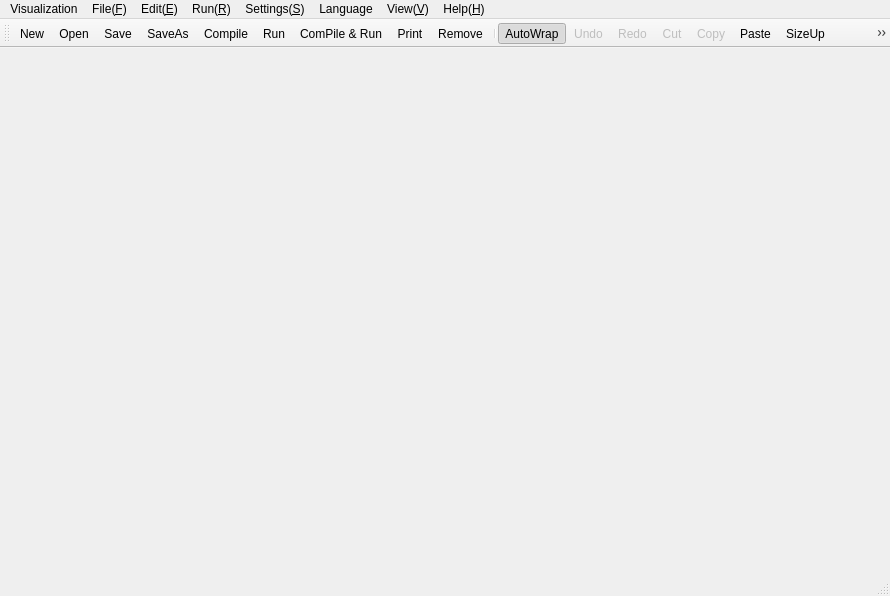
<?xml version="1.0" encoding="UTF-8"?>
<ui version="4.0">
 <class>MainWindow</class>
 <widget class="QMainWindow" name="MainWindow">
  <property name="geometry">
   <rect>
    <x>0</x>
    <y>0</y>
    <width>890</width>
    <height>596</height>
   </rect>
  </property>
  <property name="windowTitle">
   <string>Online Judge</string>
  </property>
  <property name="locale">
   <locale language="English" country="UnitedStates"/>
  </property>
  <widget class="QWidget" name="centralWidget">
   <layout class="QVBoxLayout" name="verticalLayout">
    <property name="spacing">
     <number>0</number>
    </property>
    <property name="leftMargin">
     <number>0</number>
    </property>
    <property name="topMargin">
     <number>0</number>
    </property>
    <property name="rightMargin">
     <number>0</number>
    </property>
    <property name="bottomMargin">
     <number>0</number>
    </property>
   </layout>
  </widget>
  <widget class="QMenuBar" name="menuBar">
   <property name="geometry">
    <rect>
     <x>0</x>
     <y>0</y>
     <width>890</width>
     <height>25</height>
    </rect>
   </property>
   <widget class="QMenu" name="fileMenu">
    <property name="title">
     <string>File(&amp;F)</string>
    </property>
    <addaction name="actionNew"/>
    <addaction name="actionOpen"/>
    <addaction name="actionSave"/>
    <addaction name="actionSaveAs"/>
    <addaction name="separator"/>
    <addaction name="actionRename"/>
    <addaction name="actionRemove"/>
    <addaction name="actionPrint"/>
    <addaction name="separator"/>
    <addaction name="actionExit"/>
   </widget>
   <widget class="QMenu" name="editMenu">
    <property name="title">
     <string>Edit(&amp;E)</string>
    </property>
    <addaction name="actionUndo"/>
    <addaction name="actionRedo"/>
    <addaction name="separator"/>
    <addaction name="actionCut"/>
    <addaction name="actionCopy"/>
    <addaction name="actionPaste"/>
    <addaction name="actionFoldAll"/>
    <addaction name="actionSellctAll"/>
    <addaction name="separator"/>
    <addaction name="actionFind"/>
    <addaction name="actionGoto"/>
   </widget>
   <widget class="QMenu" name="settingsMenu">
    <property name="title">
     <string>Settings(&amp;S)</string>
    </property>
    <widget class="QMenu" name="menuLangueage">
     <property name="title">
      <string>Langueage</string>
     </property>
     <addaction name="actionChinese"/>
     <addaction name="actionEnglish"/>
    </widget>
    <addaction name="actionAutoWrap"/>
    <addaction name="actionFont"/>
    <addaction name="menuLangueage"/>
   </widget>
   <widget class="QMenu" name="viewMenu">
    <property name="title">
     <string>View(&amp;V)</string>
    </property>
    <addaction name="actionToolBar"/>
    <addaction name="actionStatusBar"/>
   </widget>
   <widget class="QMenu" name="helpMenu">
    <property name="title">
     <string>Help(&amp;H)</string>
    </property>
    <addaction name="actionUser"/>
    <addaction name="actionAbout"/>
   </widget>
   <widget class="QMenu" name="menuLanguage">
    <property name="title">
     <string>Language</string>
    </property>
    <addaction name="actionCPP"/>
    <addaction name="actionJava"/>
    <addaction name="actionCSharp"/>
    <addaction name="actionPython"/>
   </widget>
   <widget class="QMenu" name="menuRun_R">
    <property name="title">
     <string>Run(&amp;R)</string>
    </property>
    <addaction name="actionCompile"/>
    <addaction name="actionRun"/>
    <addaction name="actionComPile_Run"/>
   </widget>
   <widget class="QMenu" name="menuVisualization">
    <property name="title">
     <string>Visualization</string>
    </property>
    <addaction name="actionSort"/>
    <addaction name="actionLinkedList"/>
    <addaction name="actionDoubleLinkedList"/>
    <addaction name="actionCircularLinkedList"/>
   </widget>
   <addaction name="menuVisualization"/>
   <addaction name="fileMenu"/>
   <addaction name="editMenu"/>
   <addaction name="menuRun_R"/>
   <addaction name="settingsMenu"/>
   <addaction name="menuLanguage"/>
   <addaction name="viewMenu"/>
   <addaction name="helpMenu"/>
  </widget>
  <widget class="QToolBar" name="mainToolBar">
   <attribute name="toolBarArea">
    <enum>TopToolBarArea</enum>
   </attribute>
   <attribute name="toolBarBreak">
    <bool>false</bool>
   </attribute>
   <addaction name="actionNew"/>
   <addaction name="actionOpen"/>
   <addaction name="actionSave"/>
   <addaction name="actionSaveAs"/>
   <addaction name="actionCompile"/>
   <addaction name="actionRun"/>
   <addaction name="actionComPile_Run"/>
   <addaction name="actionPrint"/>
   <addaction name="actionRemove"/>
   <addaction name="separator"/>
   <addaction name="actionAutoWrap"/>
   <addaction name="actionUndo"/>
   <addaction name="actionRedo"/>
   <addaction name="actionCut"/>
   <addaction name="actionCopy"/>
   <addaction name="actionPaste"/>
   <addaction name="actionSizeUp"/>
   <addaction name="actionSizeDown"/>
   <addaction name="separator"/>
   <addaction name="actionGoto"/>
   <addaction name="actionFind"/>
  </widget>
  <widget class="QStatusBar" name="statusBar">
   <property name="enabled">
    <bool>true</bool>
   </property>
  </widget>
  <action name="actionNew">
   <property name="icon">
    <iconset resource="res.qrc">
     <normaloff>:/Res/Icon/new.png</normaloff>:/Res/Icon/new.png</iconset>
   </property>
   <property name="text">
    <string>New</string>
   </property>
   <property name="toolTip">
    <string>New</string>
   </property>
   <property name="shortcut">
    <string>Ctrl+N</string>
   </property>
   <property name="menuRole">
    <enum>QAction::TextHeuristicRole</enum>
   </property>
   <property name="iconVisibleInMenu">
    <bool>false</bool>
   </property>
  </action>
  <action name="actionOpen">
   <property name="icon">
    <iconset resource="res.qrc">
     <normaloff>:/Res/Icon/open.png</normaloff>:/Res/Icon/open.png</iconset>
   </property>
   <property name="text">
    <string>Open</string>
   </property>
   <property name="toolTip">
    <string>Open</string>
   </property>
   <property name="shortcut">
    <string>Ctrl+O</string>
   </property>
   <property name="menuRole">
    <enum>QAction::PreferencesRole</enum>
   </property>
   <property name="iconVisibleInMenu">
    <bool>false</bool>
   </property>
  </action>
  <action name="actionSave">
   <property name="icon">
    <iconset resource="res.qrc">
     <normaloff>:/Res/Icon/save.png</normaloff>:/Res/Icon/save.png</iconset>
   </property>
   <property name="text">
    <string>Save</string>
   </property>
   <property name="toolTip">
    <string>Save</string>
   </property>
   <property name="shortcut">
    <string>Ctrl+S</string>
   </property>
   <property name="iconVisibleInMenu">
    <bool>false</bool>
   </property>
  </action>
  <action name="actionSaveAs">
   <property name="icon">
    <iconset resource="res.qrc">
     <normaloff>:/Res/Icon/save_as.png</normaloff>:/Res/Icon/save_as.png</iconset>
   </property>
   <property name="text">
    <string>SaveAs</string>
   </property>
   <property name="toolTip">
    <string>SaveAs</string>
   </property>
   <property name="shortcut">
    <string>Ctrl+A</string>
   </property>
   <property name="iconVisibleInMenu">
    <bool>false</bool>
   </property>
  </action>
  <action name="actionRename">
   <property name="text">
    <string>Rename</string>
   </property>
   <property name="toolTip">
    <string>Rename</string>
   </property>
   <property name="iconVisibleInMenu">
    <bool>false</bool>
   </property>
  </action>
  <action name="actionRemove">
   <property name="icon">
    <iconset resource="res.qrc">
     <normaloff>:/Res/Icon/delete.png</normaloff>:/Res/Icon/delete.png</iconset>
   </property>
   <property name="text">
    <string>Remove</string>
   </property>
   <property name="toolTip">
    <string>Remove</string>
   </property>
   <property name="iconVisibleInMenu">
    <bool>false</bool>
   </property>
  </action>
  <action name="actionPrint">
   <property name="icon">
    <iconset resource="res.qrc">
     <normaloff>:/Res/Icon/print.png</normaloff>:/Res/Icon/print.png</iconset>
   </property>
   <property name="text">
    <string>Print</string>
   </property>
   <property name="toolTip">
    <string>Print</string>
   </property>
   <property name="iconVisibleInMenu">
    <bool>false</bool>
   </property>
  </action>
  <action name="actionExit">
   <property name="text">
    <string>Exit</string>
   </property>
   <property name="toolTip">
    <string>Exit</string>
   </property>
   <property name="iconVisibleInMenu">
    <bool>false</bool>
   </property>
  </action>
  <action name="actionUndo">
   <property name="enabled">
    <bool>false</bool>
   </property>
   <property name="icon">
    <iconset resource="res.qrc">
     <normaloff>:/Res/Icon/undo.png</normaloff>:/Res/Icon/undo.png</iconset>
   </property>
   <property name="text">
    <string>Undo</string>
   </property>
   <property name="toolTip">
    <string>Undo</string>
   </property>
   <property name="shortcut">
    <string>Ctrl+Z</string>
   </property>
   <property name="iconVisibleInMenu">
    <bool>false</bool>
   </property>
  </action>
  <action name="actionRedo">
   <property name="enabled">
    <bool>false</bool>
   </property>
   <property name="icon">
    <iconset resource="res.qrc">
     <normaloff>:/Res/Icon/redo.png</normaloff>:/Res/Icon/redo.png</iconset>
   </property>
   <property name="text">
    <string>Redo</string>
   </property>
   <property name="toolTip">
    <string>Redo</string>
   </property>
   <property name="shortcut">
    <string>Ctrl+Q</string>
   </property>
   <property name="iconVisibleInMenu">
    <bool>false</bool>
   </property>
  </action>
  <action name="actionCut">
   <property name="enabled">
    <bool>false</bool>
   </property>
   <property name="icon">
    <iconset resource="res.qrc">
     <normaloff>:/Res/Icon/cut.png</normaloff>:/Res/Icon/cut.png</iconset>
   </property>
   <property name="text">
    <string>Cut</string>
   </property>
   <property name="toolTip">
    <string>Cut</string>
   </property>
   <property name="shortcut">
    <string>Ctrl+X</string>
   </property>
   <property name="iconVisibleInMenu">
    <bool>false</bool>
   </property>
  </action>
  <action name="actionCopy">
   <property name="enabled">
    <bool>false</bool>
   </property>
   <property name="icon">
    <iconset resource="res.qrc">
     <normaloff>:/Res/Icon/copy.png</normaloff>:/Res/Icon/copy.png</iconset>
   </property>
   <property name="text">
    <string>Copy</string>
   </property>
   <property name="toolTip">
    <string>Copy</string>
   </property>
   <property name="shortcut">
    <string>Ctrl+C</string>
   </property>
   <property name="iconVisibleInMenu">
    <bool>false</bool>
   </property>
  </action>
  <action name="actionPaste">
   <property name="icon">
    <iconset resource="res.qrc">
     <normaloff>:/Res/Icon/paste.png</normaloff>:/Res/Icon/paste.png</iconset>
   </property>
   <property name="text">
    <string>Paste</string>
   </property>
   <property name="toolTip">
    <string>Paste</string>
   </property>
   <property name="shortcut">
    <string>Ctrl+V</string>
   </property>
   <property name="iconVisibleInMenu">
    <bool>false</bool>
   </property>
  </action>
  <action name="actionSellctAll">
   <property name="text">
    <string>SellctAll</string>
   </property>
   <property name="toolTip">
    <string>SellctAll</string>
   </property>
   <property name="shortcut">
    <string>Ctrl+A</string>
   </property>
   <property name="iconVisibleInMenu">
    <bool>false</bool>
   </property>
  </action>
  <action name="actionFind">
   <property name="icon">
    <iconset resource="res.qrc">
     <normaloff>:/Res/Icon/replace.png</normaloff>:/Res/Icon/replace.png</iconset>
   </property>
   <property name="text">
    <string>Find</string>
   </property>
   <property name="toolTip">
    <string>Find</string>
   </property>
   <property name="shortcut">
    <string>Ctrl+F</string>
   </property>
   <property name="iconVisibleInMenu">
    <bool>false</bool>
   </property>
  </action>
  <action name="actionGoto">
   <property name="icon">
    <iconset resource="res.qrc">
     <normaloff>:/Res/Icon/goto.png</normaloff>:/Res/Icon/goto.png</iconset>
   </property>
   <property name="text">
    <string>Goto</string>
   </property>
   <property name="toolTip">
    <string>Goto</string>
   </property>
   <property name="shortcut">
    <string>Ctrl+G</string>
   </property>
   <property name="iconVisibleInMenu">
    <bool>false</bool>
   </property>
  </action>
  <action name="actionAutoWrap">
   <property name="checkable">
    <bool>true</bool>
   </property>
   <property name="checked">
    <bool>true</bool>
   </property>
   <property name="icon">
    <iconset resource="res.qrc">
     <normaloff>:/Res/Icon/autowrap.png</normaloff>:/Res/Icon/autowrap.png</iconset>
   </property>
   <property name="text">
    <string>AutoWrap</string>
   </property>
   <property name="toolTip">
    <string>AutoWrap</string>
   </property>
   <property name="iconVisibleInMenu">
    <bool>false</bool>
   </property>
  </action>
  <action name="actionFont">
   <property name="text">
    <string>Font</string>
   </property>
   <property name="toolTip">
    <string>Font</string>
   </property>
   <property name="iconVisibleInMenu">
    <bool>false</bool>
   </property>
  </action>
  <action name="actionSizeUp">
   <property name="icon">
    <iconset resource="res.qrc">
     <normaloff>:/Res/Icon/fontsizeup.png</normaloff>:/Res/Icon/fontsizeup.png</iconset>
   </property>
   <property name="text">
    <string>SizeUp</string>
   </property>
   <property name="toolTip">
    <string>SizeUp</string>
   </property>
  </action>
  <action name="actionSizeDown">
   <property name="icon">
    <iconset resource="res.qrc">
     <normaloff>:/Res/Icon/fontsizedown.png</normaloff>:/Res/Icon/fontsizedown.png</iconset>
   </property>
   <property name="text">
    <string>SizeDown</string>
   </property>
   <property name="toolTip">
    <string>SizeDown</string>
   </property>
  </action>
  <action name="actionToolBar">
   <property name="checkable">
    <bool>true</bool>
   </property>
   <property name="checked">
    <bool>true</bool>
   </property>
   <property name="text">
    <string>ToolBar</string>
   </property>
   <property name="toolTip">
    <string>ToolBar</string>
   </property>
   <property name="iconVisibleInMenu">
    <bool>false</bool>
   </property>
  </action>
  <action name="actionStatusBar">
   <property name="checkable">
    <bool>true</bool>
   </property>
   <property name="checked">
    <bool>true</bool>
   </property>
   <property name="text">
    <string>StatusBar</string>
   </property>
   <property name="toolTip">
    <string>StatusBar</string>
   </property>
   <property name="iconVisibleInMenu">
    <bool>false</bool>
   </property>
  </action>
  <action name="actionUser">
   <property name="text">
    <string>UserManual</string>
   </property>
   <property name="toolTip">
    <string>UserManual</string>
   </property>
   <property name="shortcut">
    <string>Ctrl+U</string>
   </property>
   <property name="iconVisibleInMenu">
    <bool>false</bool>
   </property>
  </action>
  <action name="actionAbout">
   <property name="text">
    <string>About</string>
   </property>
   <property name="toolTip">
    <string>About</string>
   </property>
   <property name="iconVisibleInMenu">
    <bool>false</bool>
   </property>
  </action>
  <action name="actionChinese">
   <property name="enabled">
    <bool>true</bool>
   </property>
   <property name="text">
    <string>Chinese</string>
   </property>
  </action>
  <action name="actionEnglish">
   <property name="enabled">
    <bool>false</bool>
   </property>
   <property name="text">
    <string>English</string>
   </property>
  </action>
  <action name="actionFoldAll">
   <property name="text">
    <string>FoldAll</string>
   </property>
  </action>
  <action name="actionCPP">
   <property name="text">
    <string>CPP</string>
   </property>
  </action>
  <action name="actionJava">
   <property name="text">
    <string>Java</string>
   </property>
  </action>
  <action name="actionCSharp">
   <property name="text">
    <string>CSharp</string>
   </property>
  </action>
  <action name="actionPython">
   <property name="text">
    <string>Python</string>
   </property>
  </action>
  <action name="actionCompile">
   <property name="icon">
    <iconset resource="res.qrc">
     <normaloff>:/Res/Icon/compile.png</normaloff>:/Res/Icon/compile.png</iconset>
   </property>
   <property name="text">
    <string>Compile</string>
   </property>
  </action>
  <action name="actionRun">
   <property name="icon">
    <iconset resource="res.qrc">
     <normaloff>:/Res/Icon/run.png</normaloff>:/Res/Icon/run.png</iconset>
   </property>
   <property name="text">
    <string>Run</string>
   </property>
  </action>
  <action name="actionComPile_Run">
   <property name="icon">
    <iconset resource="res.qrc">
     <normaloff>:/Res/Icon/cr.png</normaloff>:/Res/Icon/cr.png</iconset>
   </property>
   <property name="text">
    <string>ComPile &amp;&amp; Run</string>
   </property>
  </action>
  <action name="actionSort">
   <property name="text">
    <string>Sort</string>
   </property>
  </action>
  <action name="actionLinkedList">
   <property name="text">
    <string>LinkedList</string>
   </property>
  </action>
  <action name="actionDoubleLinkedList">
   <property name="text">
    <string>DoubleLinkedList</string>
   </property>
  </action>
  <action name="actionCircularLinkedList">
   <property name="text">
    <string>CircularLinkedList</string>
   </property>
  </action>
 </widget>
 <layoutdefault spacing="6" margin="11"/>
 <resources>
  <include location="res.qrc"/>
 </resources>
 <connections/>
</ui>
